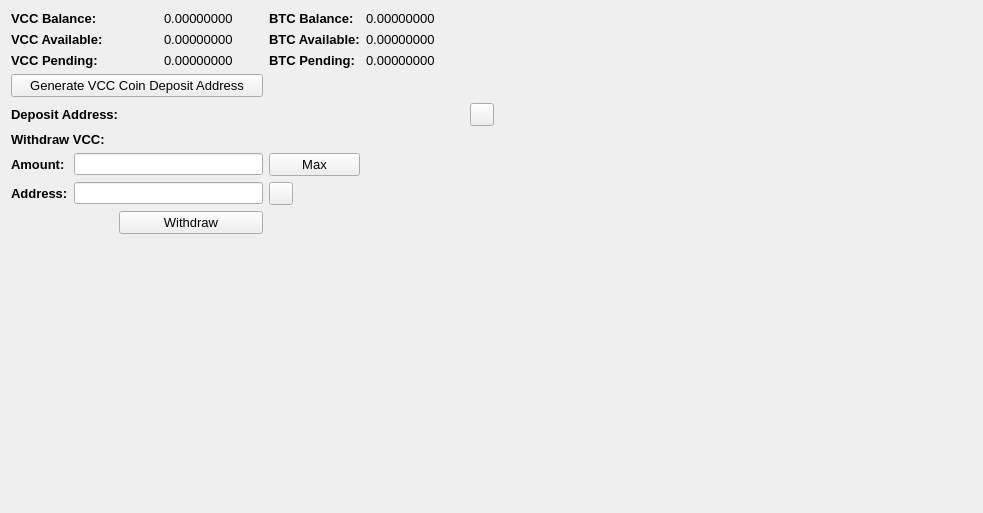
     <widget class="QWidget" name="BalanceTab">
      <attribute name="title">
       <string>Balance</string>
      </attribute>
      <layout class="QGridLayout" name="gridLayout_2">
       <item row="0" column="0" colspan="2">
        <widget class="QLabel" name="label_11">
         <property name="font">
          <font>
           <pointsize>10</pointsize>
           <weight>75</weight>
           <bold>true</bold>
          </font>
         </property>
         <property name="text">
          <string>VCC Balance:</string>
         </property>
        </widget>
       </item>
       <item row="0" column="3">
        <widget class="QLabel" name="VCCBalanceLabel">
         <property name="font">
          <font>
           <pointsize>10</pointsize>
          </font>
         </property>
         <property name="text">
          <string>0.00000000</string>
         </property>
         <property name="textInteractionFlags">
          <set>Qt::LinksAccessibleByMouse|Qt::TextSelectableByMouse</set>
         </property>
        </widget>
       </item>
       <item row="0" column="4">
        <widget class="QLabel" name="label_12">
         <property name="font">
          <font>
           <pointsize>10</pointsize>
           <weight>75</weight>
           <bold>true</bold>
          </font>
         </property>
         <property name="text">
          <string>BTC Balance:</string>
         </property>
        </widget>
       </item>
       <item row="0" column="5">
        <widget class="QLabel" name="BitcoinBalanceLabel">
         <property name="font">
          <font>
           <pointsize>10</pointsize>
          </font>
         </property>
         <property name="text">
          <string>0.00000000</string>
         </property>
         <property name="textInteractionFlags">
          <set>Qt::LinksAccessibleByMouse|Qt::TextSelectableByMouse</set>
         </property>
        </widget>
       </item>
       <item row="0" column="7" rowspan="10">
        <spacer name="horizontalSpacer_4">
         <property name="orientation">
          <enum>Qt::Horizontal</enum>
         </property>
         <property name="sizeHint" stdset="0">
          <size>
           <width>478</width>
           <height>488</height>
          </size>
         </property>
        </spacer>
       </item>
       <item row="1" column="0" colspan="2">
        <widget class="QLabel" name="label_13">
         <property name="font">
          <font>
           <pointsize>10</pointsize>
           <weight>75</weight>
           <bold>true</bold>
          </font>
         </property>
         <property name="text">
          <string>VCC Available:</string>
         </property>
        </widget>
       </item>
       <item row="1" column="3">
        <widget class="QLabel" name="VCCAvailableLabel_2">
         <property name="font">
          <font>
           <pointsize>10</pointsize>
          </font>
         </property>
         <property name="text">
          <string>0.00000000</string>
         </property>
         <property name="textInteractionFlags">
          <set>Qt::LinksAccessibleByMouse|Qt::TextSelectableByMouse</set>
         </property>
        </widget>
       </item>
       <item row="1" column="4">
        <widget class="QLabel" name="label_15">
         <property name="font">
          <font>
           <pointsize>10</pointsize>
           <weight>75</weight>
           <bold>true</bold>
          </font>
         </property>
         <property name="text">
          <string>BTC Available:</string>
         </property>
        </widget>
       </item>
       <item row="1" column="5">
        <widget class="QLabel" name="BitcoinAvailableLabel">
         <property name="font">
          <font>
           <pointsize>10</pointsize>
          </font>
         </property>
         <property name="text">
          <string>0.00000000</string>
         </property>
         <property name="textInteractionFlags">
          <set>Qt::LinksAccessibleByMouse|Qt::TextSelectableByMouse</set>
         </property>
        </widget>
       </item>
       <item row="2" column="0" colspan="2">
        <widget class="QLabel" name="label_14">
         <property name="font">
          <font>
           <pointsize>10</pointsize>
           <weight>75</weight>
           <bold>true</bold>
          </font>
         </property>
         <property name="text">
          <string>VCC Pending:</string>
         </property>
        </widget>
       </item>
       <item row="2" column="3">
        <widget class="QLabel" name="VCCPendingLabel">
         <property name="font">
          <font>
           <pointsize>10</pointsize>
          </font>
         </property>
         <property name="text">
          <string>0.00000000</string>
         </property>
         <property name="textInteractionFlags">
          <set>Qt::LinksAccessibleByMouse|Qt::TextSelectableByMouse</set>
         </property>
        </widget>
       </item>
       <item row="2" column="4">
        <widget class="QLabel" name="label_31">
         <property name="font">
          <font>
           <pointsize>10</pointsize>
           <weight>75</weight>
           <bold>true</bold>
          </font>
         </property>
         <property name="text">
          <string>BTC Pending:</string>
         </property>
        </widget>
       </item>
       <item row="2" column="5">
        <widget class="QLabel" name="BitcoinPendingLabel">
         <property name="font">
          <font>
           <pointsize>10</pointsize>
          </font>
         </property>
         <property name="text">
          <string>0.00000000</string>
         </property>
         <property name="textInteractionFlags">
          <set>Qt::LinksAccessibleByMouse|Qt::TextSelectableByMouse</set>
         </property>
        </widget>
       </item>
       <item row="3" column="0" colspan="4">
        <widget class="QPushButton" name="GenDepositBTN">
         <property name="font">
          <font>
           <pointsize>10</pointsize>
          </font>
         </property>
         <property name="text">
          <string>Generate VCC Coin Deposit Address</string>
         </property>
        </widget>
       </item>
       <item row="4" column="0" colspan="3">
        <widget class="QLabel" name="label_33">
         <property name="font">
          <font>
           <pointsize>10</pointsize>
           <weight>75</weight>
           <bold>true</bold>
          </font>
         </property>
         <property name="text">
          <string>Deposit Address:</string>
         </property>
        </widget>
       </item>
       <item row="4" column="3" colspan="3">
        <widget class="QLabel" name="DepositAddressLabel">
         <property name="minimumSize">
          <size>
           <width>300</width>
           <height>0</height>
          </size>
         </property>
         <property name="palette">
          <palette>
           <active>
            <colorrole role="WindowText">
             <brush brushstyle="SolidPattern">
              <color alpha="255">
               <red>0</red>
               <green>0</green>
               <blue>0</blue>
              </color>
             </brush>
            </colorrole>
            <colorrole role="Text">
             <brush brushstyle="SolidPattern">
              <color alpha="255">
               <red>0</red>
               <green>0</green>
               <blue>255</blue>
              </color>
             </brush>
            </colorrole>
           </active>
           <inactive>
            <colorrole role="WindowText">
             <brush brushstyle="SolidPattern">
              <color alpha="255">
               <red>0</red>
               <green>0</green>
               <blue>0</blue>
              </color>
             </brush>
            </colorrole>
            <colorrole role="Text">
             <brush brushstyle="SolidPattern">
              <color alpha="255">
               <red>0</red>
               <green>0</green>
               <blue>255</blue>
              </color>
             </brush>
            </colorrole>
           </inactive>
           <disabled>
            <colorrole role="WindowText">
             <brush brushstyle="SolidPattern">
              <color alpha="255">
               <red>120</red>
               <green>120</green>
               <blue>120</blue>
              </color>
             </brush>
            </colorrole>
            <colorrole role="Text">
             <brush brushstyle="SolidPattern">
              <color alpha="255">
               <red>120</red>
               <green>120</green>
               <blue>120</blue>
              </color>
             </brush>
            </colorrole>
           </disabled>
          </palette>
         </property>
         <property name="font">
          <font>
           <pointsize>10</pointsize>
           <weight>75</weight>
           <bold>true</bold>
          </font>
         </property>
         <property name="text">
          <string/>
         </property>
         <property name="alignment">
          <set>Qt::AlignRight|Qt::AlignTrailing|Qt::AlignVCenter</set>
         </property>
         <property name="textInteractionFlags">
          <set>Qt::LinksAccessibleByMouse|Qt::TextSelectableByKeyboard|Qt::TextSelectableByMouse</set>
         </property>
        </widget>
       </item>
       <item row="4" column="6">
        <widget class="QToolButton" name="DepositCopyButton">
         <property name="toolTip">
          <string>Copy to clipboard</string>
         </property>
         <property name="text">
          <string/>
         </property>
         <property name="icon">
          <iconset resource="../bitcoin.qrc">
           <normaloff>:/icons/editcopy</normaloff>:/icons/editcopy</iconset>
         </property>
         <property name="shortcut">
          <string>Alt+P</string>
         </property>
        </widget>
       </item>
       <item row="5" column="0" colspan="2">
        <widget class="QLabel" name="label_34">
         <property name="font">
          <font>
           <pointsize>10</pointsize>
           <weight>75</weight>
           <bold>true</bold>
          </font>
         </property>
         <property name="text">
          <string>Withdraw VCC:</string>
         </property>
        </widget>
       </item>
       <item row="6" column="0">
        <widget class="QLabel" name="label_26">
         <property name="font">
          <font>
           <pointsize>10</pointsize>
           <weight>75</weight>
           <bold>true</bold>
          </font>
         </property>
         <property name="text">
          <string>Amount:</string>
         </property>
        </widget>
       </item>
       <item row="6" column="1" colspan="3">
        <widget class="QLineEdit" name="WithdrawUnitsInput">
         <property name="font">
          <font>
           <pointsize>9</pointsize>
           <weight>75</weight>
           <bold>true</bold>
          </font>
         </property>
         <property name="text">
          <string/>
         </property>
        </widget>
       </item>
       <item row="6" column="4">
        <widget class="QPushButton" name="Withdraw_Max_Amount">
         <property name="font">
          <font>
           <pointsize>10</pointsize>
          </font>
         </property>
         <property name="text">
          <string>Max</string>
         </property>
        </widget>
       </item>
       <item row="7" column="0">
        <widget class="QLabel" name="label_10">
         <property name="font">
          <font>
           <pointsize>10</pointsize>
           <weight>75</weight>
           <bold>true</bold>
          </font>
         </property>
         <property name="text">
          <string>Address:</string>
         </property>
        </widget>
       </item>
       <item row="7" column="1" colspan="3">
        <widget class="QLineEdit" name="WithdrawAddress">
         <property name="font">
          <font>
           <pointsize>9</pointsize>
           <weight>75</weight>
           <bold>true</bold>
          </font>
         </property>
        </widget>
       </item>
       <item row="7" column="4">
        <widget class="QToolButton" name="WithdrawPasteButton">
         <property name="toolTip">
          <string>Paste from clipboard</string>
         </property>
         <property name="text">
          <string/>
         </property>
         <property name="icon">
          <iconset resource="../bitcoin.qrc">
           <normaloff>:/icons/editpaste</normaloff>:/icons/editpaste</iconset>
         </property>
         <property name="shortcut">
          <string>Alt+P</string>
         </property>
        </widget>
       </item>
       <item row="8" column="2" colspan="2">
        <widget class="QPushButton" name="WithdrawUnitsBtn">
         <property name="font">
          <font>
           <pointsize>10</pointsize>
          </font>
         </property>
         <property name="text">
          <string>Withdraw</string>
         </property>
        </widget>
       </item>
       <item row="9" column="0" colspan="6">
        <spacer name="verticalSpacer">
         <property name="orientation">
          <enum>Qt::Vertical</enum>
         </property>
         <property name="sizeHint" stdset="0">
          <size>
           <width>428</width>
           <height>262</height>
          </size>
         </property>
        </spacer>
       </item>
      </layout>
      <zorder>label_31</zorder>
      <zorder>label_15</zorder>
      <zorder>label_12</zorder>
      <zorder>label_14</zorder>
      <zorder>label_13</zorder>
      <zorder>label_11</zorder>
      <zorder>BitcoinBalanceLabel</zorder>
      <zorder>VCCBalanceLabel</zorder>
      <zorder>VCCAvailableLabel_2</zorder>
      <zorder>VCCPendingLabel</zorder>
      <zorder>BitcoinAvailableLabel</zorder>
      <zorder>BitcoinPendingLabel</zorder>
      <zorder>label_33</zorder>
      <zorder>GenDepositBTN</zorder>
      <zorder>DepositAddressLabel</zorder>
      <zorder>Withdraw_Max_Amount</zorder>
      <zorder>label_34</zorder>
      <zorder>WithdrawUnitsInput</zorder>
      <zorder>label_10</zorder>
      <zorder>label_26</zorder>
      <zorder>WithdrawAddress</zorder>
      <zorder>WithdrawUnitsBtn</zorder>
      <zorder>horizontalSpacer_4</zorder>
      <zorder>verticalSpacer</zorder>
      <zorder>WithdrawPasteButton</zorder>
      <zorder>DepositCopyButton</zorder>
     </widget>
